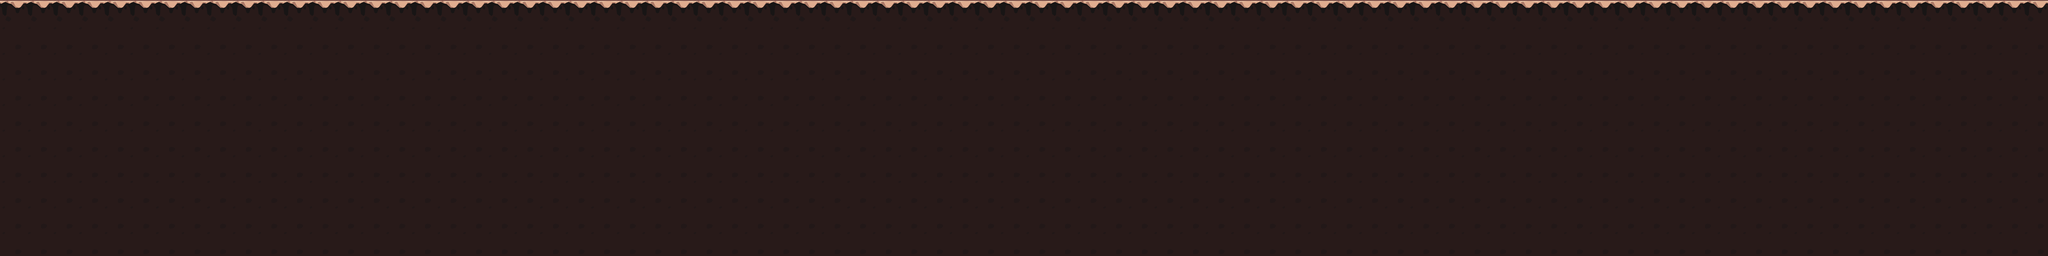

Below is a game level as drawn by its tile map, then a one-line description and the .tmx file that defines it, in full:
An orthogonal 80x10 tile map with 128x128 px tiles, 1 tile layer (ground).

<map version="1.10" tiledversion="1.10.2" orientation="orthogonal" renderorder="right-down" width="80" height="10" tilewidth="128" tileheight="128" infinite="0" nextlayerid="5" nextobjectid="1">
 <tileset firstgid="1" name="tile underground" tilewidth="128" tileheight="128" tilecount="18" columns="0">
  <grid orientation="orthogonal" width="1" height="1" />
  <tile id="0">
   <image width="128" height="128" source="../tile/tile underground/tile-underground (1).png" />
  </tile>
  <tile id="1">
   <image width="128" height="128" source="../tile/tile underground/tile-underground (2).png" />
  </tile>
  <tile id="2">
   <image width="128" height="128" source="../tile/tile underground/tile-underground (3).png" />
  </tile>
  <tile id="3">
   <image width="128" height="128" source="../tile/tile underground/tile-underground (4).png" />
  </tile>
  <tile id="4">
   <image width="128" height="128" source="../tile/tile underground/tile-underground (5).png" />
  </tile>
  <tile id="5">
   <image width="128" height="128" source="../tile/tile underground/tile-underground (6).png" />
  </tile>
  <tile id="6">
   <image width="128" height="128" source="../tile/tile underground/tile-underground (7).png" />
  </tile>
  <tile id="7">
   <image width="128" height="128" source="../tile/tile underground/tile-underground (8).png" />
  </tile>
  <tile id="8">
   <image width="128" height="128" source="../tile/tile underground/tile-underground (9).png" />
  </tile>
  <tile id="9">
   <image width="128" height="128" source="../tile/tile underground/tile-underground (10).png" />
  </tile>
  <tile id="10">
   <image width="128" height="128" source="../tile/tile underground/tile-underground (11).png" />
  </tile>
  <tile id="11">
   <image width="128" height="128" source="../tile/tile underground/tile-underground (12).png" />
  </tile>
  <tile id="12">
   <image width="128" height="128" source="../tile/tile underground/tile-underground (13).png" />
  </tile>
  <tile id="13">
   <image width="128" height="128" source="../tile/tile underground/tile-underground (14).png" />
  </tile>
  <tile id="14">
   <image width="128" height="128" source="../tile/tile underground/tile-underground (15).png" />
  </tile>
  <tile id="15">
   <image width="128" height="128" source="../tile/tile underground/tile-underground (16).png" />
  </tile>
  <tile id="16">
   <image width="128" height="128" source="../tile/tile underground/tile-underground (17).png" />
  </tile>
  <tile id="17">
   <image width="128" height="128" source="../tile/tile underground/tile-underground (18).png" />
  </tile>
 </tileset>
 <layer id="4" name="ground" width="80" height="10">
  <data encoding="csv">
2,2,2,2,2,2,2,2,2,2,2,2,2,2,2,2,2,2,2,2,2,2,2,2,2,2,2,2,2,2,2,2,2,2,2,2,2,2,2,2,2,2,2,2,2,2,2,2,2,2,2,2,2,2,2,2,2,2,2,2,2,2,2,2,2,2,2,2,2,2,2,2,2,2,2,2,2,2,2,2,
5,5,5,5,5,5,5,5,5,5,5,5,5,5,5,5,5,5,5,5,5,5,5,5,5,5,5,5,5,5,5,5,5,5,5,5,5,5,5,5,5,5,5,5,5,5,5,5,5,5,5,5,5,5,5,5,5,5,5,5,5,5,5,5,5,5,5,5,5,5,5,5,5,5,5,5,5,5,5,5,
5,5,5,5,5,5,5,5,5,5,5,5,5,5,5,5,5,5,5,5,5,5,5,5,5,5,5,5,5,5,5,5,5,5,5,5,5,5,5,5,5,5,5,5,5,5,5,5,5,5,5,5,5,5,5,5,5,5,5,5,5,5,5,5,5,5,5,5,5,5,5,5,5,5,5,5,5,5,5,5,
5,5,5,5,5,5,5,5,5,5,5,5,5,5,5,5,5,5,5,5,5,5,5,5,5,5,5,5,5,5,5,5,5,5,5,5,5,5,5,5,5,5,5,5,5,5,5,5,5,5,5,5,5,5,5,5,5,5,5,5,5,5,5,5,5,5,5,5,5,5,5,5,5,5,5,5,5,5,5,5,
5,5,5,5,5,5,5,5,5,5,5,5,5,5,5,5,5,5,5,5,5,5,5,5,5,5,5,5,5,5,5,5,5,5,5,5,5,5,5,5,5,5,5,5,5,5,5,5,5,5,5,5,5,5,5,5,5,5,5,5,5,5,5,5,5,5,5,5,5,5,5,5,5,5,5,5,5,5,5,5,
5,5,5,5,5,5,5,5,5,5,5,5,5,5,5,5,5,5,5,5,5,5,5,5,5,5,5,5,5,5,5,5,5,5,5,5,5,5,5,5,5,5,5,5,5,5,5,5,5,5,5,5,5,5,5,5,5,5,5,5,5,5,5,5,5,5,5,5,5,5,5,5,5,5,5,5,5,5,5,5,
5,5,5,5,5,5,5,5,5,5,5,5,5,5,5,5,5,5,5,5,5,5,5,5,5,5,5,5,5,5,5,5,5,5,5,5,5,5,5,5,5,5,5,5,5,5,5,5,5,5,5,5,5,5,5,5,5,5,5,5,5,5,5,5,5,5,5,5,5,5,5,5,5,5,5,5,5,5,5,5,
5,5,5,5,5,5,5,5,5,5,5,5,5,5,5,5,5,5,5,5,5,5,5,5,5,5,5,5,5,5,5,5,5,5,5,5,5,5,5,5,5,5,5,5,5,5,5,5,5,5,5,5,5,5,5,5,5,5,5,5,5,5,5,5,5,5,5,5,5,5,5,5,5,5,5,5,5,5,5,5,
5,5,5,5,5,5,5,5,5,5,5,5,5,5,5,5,5,5,5,5,5,5,5,5,5,5,5,5,5,5,5,5,5,5,5,5,5,5,5,5,5,5,5,5,5,5,5,5,5,5,5,5,5,5,5,5,5,5,5,5,5,5,5,5,5,5,5,5,5,5,5,5,5,5,5,5,5,5,5,5,
5,5,5,5,5,5,5,5,5,5,5,5,5,5,5,5,5,5,5,5,5,5,5,5,5,5,5,5,5,5,5,5,5,5,5,5,5,5,5,5,5,5,5,5,5,5,5,5,5,5,5,5,5,5,5,5,5,5,5,5,5,5,5,5,5,5,5,5,5,5,5,5,5,5,5,5,5,5,5,5
</data>
 </layer>
</map>
